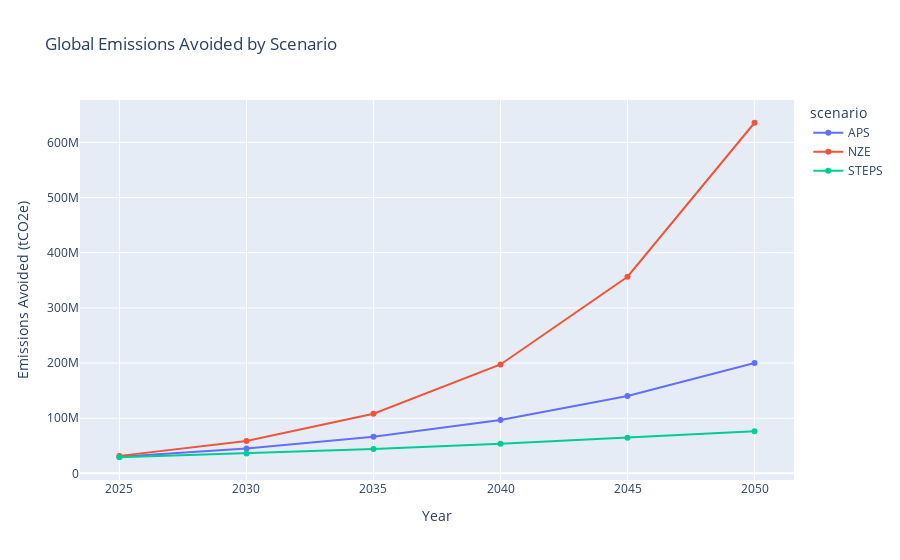

This figure's notebook cell:
### Markdown cell above
## 3. Scenario Projections Analysis

### Code cell
# Global emissions avoided by scenario
global_projections = df_projections.groupby(['year', 'scenario'])['emissions_avoided_tco2e'].sum().reset_index()

fig = px.line(
    global_projections,
    x='year',
    y='emissions_avoided_tco2e',
    color='scenario',
    title='Global Emissions Avoided by Scenario',
    labels={'year': 'Year', 'emissions_avoided_tco2e': 'Emissions Avoided (tCO2e)'},
    markers=True
)
fig.update_layout(hovermode='x unified')
fig.show()

### Figure 1 — Plotly figure (JSON) as saved in the notebook; plotly's stock layout.template omitted (floating-point values rounded to 4 significant figures)
{"data": [{"hovertemplate": "scenario=APS<br>Year=%{x}<br>Emissions Avoided (tCO2e)=%{y}<extra></extra>", "legendgroup": "APS", "line": {"color": "#636efa", "dash": "solid"}, "marker": {"symbol": "circle"}, "mode": "lines+markers", "name": "APS", "orientation": "v", "showlegend": true, "type": "scatter", "x": [2025, 2030, 2035, 2040, 2045, 2050], "xaxis": "x", "y": [30300000.0, 44990000.0, 66320000.0, 96930000.0, 140200000.0, 200100000.0], "yaxis": "y"}, {"hovertemplate": "scenario=NZE<br>Year=%{x}<br>Emissions Avoided (tCO2e)=%{y}<extra></extra>", "legendgroup": "NZE", "line": {"color": "#EF553B", "dash": "solid"}, "marker": {"symbol": "circle"}, "mode": "lines+markers", "name": "NZE", "orientation": "v", "showlegend": true, "type": "scatter", "x": [2025, 2030, 2035, 2040, 2045, 2050], "xaxis": "x", "y": [31680000.0, 58750000.0, 108200000.0, 197400000.0, 356500000.0, 635700000.0], "yaxis": "y"}, {"hovertemplate": "scenario=STEPS<br>Year=%{x}<br>Emissions Avoided (tCO2e)=%{y}<extra></extra>", "legendgroup": "STEPS", "line": {"color": "#00cc96", "dash": "solid"}, "marker": {"symbol": "circle"}, "mode": "lines+markers", "name": "STEPS", "orientation": "v", "showlegend": true, "type": "scatter", "x": [2025, 2030, 2035, 2040, 2045, 2050], "xaxis": "x", "y": [29200000.0, 36030000.0, 44130000.0, 53590000.0, 64400000.0, 76390000.0], "yaxis": "y"}], "layout": {"hovermode": "x unified", "legend": {"title": {"text": "scenario"}, "tracegroupgap": 0}, "title": {"text": "Global Emissions Avoided by Scenario"}, "xaxis": {"anchor": "y", "domain": [0, 1], "title": {"text": "Year"}}, "yaxis": {"anchor": "x", "domain": [0, 1], "title": {"text": "Emissions Avoided (tCO2e)"}}}}
